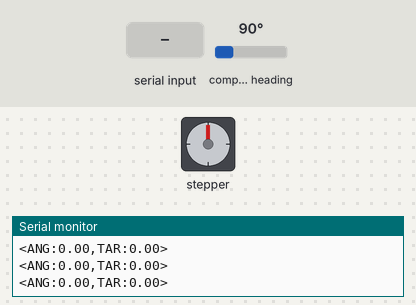
Simulated run of this sketch. Board: STM32 Blue Pill. Shown: stepper motor, the last lines printed to the serial monitor. Wiring (inferred from the names in the program): stepper motor driver (200 steps per turn assumed): step PA1; direction PA0; enable PA2. The inputs (shaded band) are chosen by the test bench; at power-on: compass heading 90°. EEPROM starts erased.

Above: at 1.3 s.
1.4 s: compass heading set to 7°
At 1.55 s:
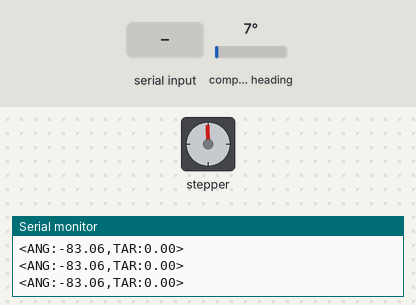
At 2.15 s:
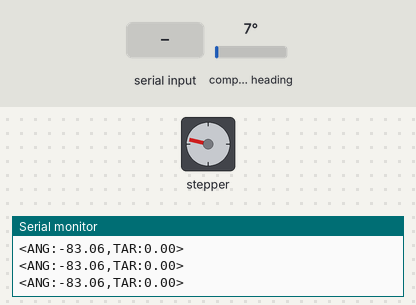
4.4 s: "<Z>" received over Serial
5.9 s: "<L>" received over Serial
At 6.35 s:
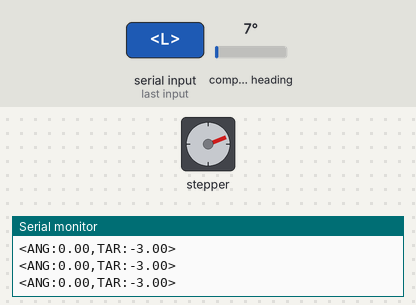
11.9 s: compass heading set to 90°
Timing chart, 0 to 15.9 s (numbered marks = the images above; inputs shaded):
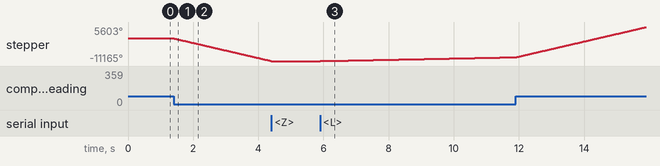

The sketch:

gripper.ino
```cpp
#include <AS5600.h>
#include <Wire.h>
#include <EEPROM.h>

// --- CẤU HÌNH CHÂN ---
#define STEP_PIN PA1
#define DIR_PIN  PA0
#define EN_PIN   PA2

#define DIR_CLOSE LOW
#define DIR_OPEN  HIGH

// --- CẤU HÌNH TỐC ĐỘ & GIỚI HẠN ---
#define DEFAULT_SPEED 2000.0
#define MAX_SPEED_HARD 6000.0

#define ANGLE_MIN -3.0
#define ANGLE_MAX 725.0

// --- PID ---
float Kp = 30.0;
float Ki = 0.05;
float Kd = 200.0;

AS5600 encoder;

// --- BIẾN HỆ THỐNG ---
long revolutions = 0;
float lastRawAngle = 0.0;
float rawTotalAngle = 0.0;
float zeroOffset = 0.0;

float currentAngle = 0.0;
float targetAngle = 0.0;

// --- FLASH (EEPROM) ---
#define EEPROM_MAGIC_ADDR 0
#define EEPROM_DATA_ADDR  10
#define MAGIC_NUMBER      0x45

// --- VARIABLES ---
float pidOutput = 0.0;
float error = 0, lastError = 0, integral = 0;

enum State { PID_HOLD, MOVING_VELOCITY };
State currentState = PID_HOLD;
float moveSpeed = 0.0;

const byte numChars = 64;
char receivedChars[numChars];
boolean newData = false;

unsigned long lastStepTime = 0;
unsigned long stepInterval = 0;
unsigned long lastPrint = 0;

//  FLASH

void saveToFlash(float angle) {
  EEPROM.put(EEPROM_DATA_ADDR, angle);
}

float loadFromFlash() {
  float val;
  EEPROM.get(EEPROM_DATA_ADDR, val);
  return val;
}

void initFlashIfNeeded() {
  byte flag = EEPROM.read(EEPROM_MAGIC_ADDR);
  if (flag != MAGIC_NUMBER) {
    Serial.println("<EEPROM:FIRST_RUN_INIT_ZERO>");
    saveToFlash(0.0);
    EEPROM.write(EEPROM_MAGIC_ADDR, MAGIC_NUMBER);
  } else {
    Serial.println("<EEPROM:DATA_FOUND>");
  }
}

//  SETUP

void setup() {
  Serial.begin(115200);

  Wire.setSDA(PB9);
  Wire.setSCL(PB8);
  Wire.begin();
  Wire.setClock(400000);

  pinMode(STEP_PIN, OUTPUT);
  pinMode(DIR_PIN, OUTPUT);
  pinMode(EN_PIN, OUTPUT);
  digitalWrite(EN_PIN, LOW);

  delay(100);

  if (!encoder.begin()) {
    pinMode(PC13, OUTPUT);
    while (1) { digitalWrite(PC13, !digitalRead(PC13)); delay(100); }
  }

  EEPROM.begin();
  initFlashIfNeeded();

  for(int i = 0; i < 10; i++) {
     encoder.readAngle();
     delay(5);
  }

  float startRaw = encoder.readAngle() * 0.08789;
  lastRawAngle = startRaw;
  revolutions = 0;
  rawTotalAngle = startRaw;

  float savedAngle = loadFromFlash();

  zeroOffset = rawTotalAngle - savedAngle;
  currentAngle = rawTotalAngle - zeroOffset;

  if (currentAngle > ANGLE_MAX) {
    float diff = currentAngle - ANGLE_MAX;
    zeroOffset += diff;
    currentAngle = ANGLE_MAX;
  }
  else if (currentAngle < ANGLE_MIN) {
    float diff = currentAngle - ANGLE_MIN;
    zeroOffset += diff;
    currentAngle = ANGLE_MIN;
  }

  targetAngle = currentAngle;

  currentState = PID_HOLD;
  integral = 0;
  lastError = 0;
  pidOutput = 0;

  Serial.print("<READY:POS_RESTORED:");
  Serial.print(currentAngle);
  Serial.println(">");
}

//  LOOP

void loop() {
  recvWithStartEndMarkers();
  if (newData) {
    parseData();
    newData = false;
  }

  readSensor();

  // --- SAFETY ---
  if (currentState == MOVING_VELOCITY) {
    if (moveSpeed < 0 && currentAngle <= ANGLE_MIN) {
      currentState = PID_HOLD; targetAngle = ANGLE_MIN; moveSpeed = 0;
    }
    else if (moveSpeed > 0 && currentAngle >= ANGLE_MAX) {
      currentState = PID_HOLD; targetAngle = ANGLE_MAX; moveSpeed = 0;
    }
  }

  // --- PID ---
  if (currentState == PID_HOLD) {
    if (targetAngle < ANGLE_MIN) targetAngle = ANGLE_MIN;
    if (targetAngle > ANGLE_MAX) targetAngle = ANGLE_MAX;

    error = targetAngle - currentAngle;

    if (abs(error) < 0.3) {
      pidOutput = 0; integral = 0;
    } else {
      integral += error;
      if (integral > 2000) integral = 2000;
      if (integral < -2000) integral = -2000;

      float derivative = error - lastError;
      pidOutput = (Kp * error) + (Ki * integral) + (Kd * derivative);
      lastError = error;
    }
  } else {
    pidOutput = moveSpeed;
    targetAngle = currentAngle;
    integral = 0; lastError = 0;
  }

  runStepper(pidOutput);

  if (millis() - lastPrint > 50) {
    Serial.print("<ANG:"); Serial.print(currentAngle);
    Serial.print(",TAR:"); Serial.print(targetAngle);
    Serial.println(">");
    lastPrint = millis();
  }
}

//  HELPERS & PARSER (CẬP NHẬT)

void parseData() {
  char * strtokIndx;
  strtokIndx = strtok(receivedChars, ":");
  char cmd = strtokIndx[0];

  float val = 0.0;
  strtokIndx = strtok(NULL, ":"); // Lấy phần sau dấu :
  if (strtokIndx != NULL) val = atof(strtokIndx);

  switch (cmd) {
    case 'G': // Grip (Có thể chỉnh tốc độ)
      currentState = MOVING_VELOCITY;
      {
        // Nếu val = 0 (không nhập) -> Hệ số = 1.0
        // Nếu val > 0 -> Hệ số = val
        float factor = (val > 0.001) ? val : 1.0;
        moveSpeed = DEFAULT_SPEED * factor;

        // Giới hạn tốc độ tối đa
        if (moveSpeed > MAX_SPEED_HARD) moveSpeed = MAX_SPEED_HARD;
      }
      break;

    case 'R': // Release (Có thể chỉnh tốc độ)
      currentState = MOVING_VELOCITY;
      {
        float factor = (val > 0.001) ? val : 1.0;
        moveSpeed = -1.0 * DEFAULT_SPEED * factor; // Số âm để quay ngược

        if (moveSpeed < -MAX_SPEED_HARD) moveSpeed = -MAX_SPEED_HARD;
      }
      break;

    case 'F': currentState = PID_HOLD; targetAngle = currentAngle; break;

    case 'T':
      if (val < ANGLE_MIN) val = ANGLE_MIN;
      if (val > ANGLE_MAX) val = ANGLE_MAX;
      currentState = PID_HOLD; targetAngle = val;
      break;

    case 'S': currentState = PID_HOLD; targetAngle += 5.0; break;
    case 'L': currentState = PID_HOLD; targetAngle -= 5.0; break;

    case 'Z':
      zeroOffset = rawTotalAngle;
      currentAngle = 0; targetAngle = 0; integral = 0;
      currentState = PID_HOLD;
      saveToFlash(0.0);
      Serial.println("<ZERO:DONE>");
      break;

    case 'K':
      saveToFlash(currentAngle);
      Serial.println("<FLASH:SAVED>");
      break;
  }
}

void readSensor() {
  float raw = encoder.readAngle() * 0.08789;
  float delta = raw - lastRawAngle;

  if (delta < -300) revolutions++;
  else if (delta > 300) revolutions--;

  lastRawAngle = raw;
  rawTotalAngle = (revolutions * 360.0) + raw;
  currentAngle = rawTotalAngle - zeroOffset;
}

void runStepper(float speed) {
  if (speed == 0) return;
  if (speed > 0) digitalWrite(DIR_PIN, DIR_CLOSE);
  else { digitalWrite(DIR_PIN, DIR_OPEN); speed = -speed; }

  if (speed > MAX_SPEED_HARD) speed = MAX_SPEED_HARD;
  if (speed < 10) return;

  stepInterval = 1000000.0 / speed;
  unsigned long now = micros();
  if (now - lastStepTime >= stepInterval) {
    digitalWrite(STEP_PIN, HIGH);
    delayMicroseconds(2);
    digitalWrite(STEP_PIN, LOW);
    lastStepTime = now;
  }
}

void recvWithStartEndMarkers() {
  static boolean recvInProgress = false;
  static byte ndx = 0;
  char startMarker = '<';
  char endMarker = '>';
  char rc;
  while (Serial.available() > 0 && newData == false) {
    rc = Serial.read();
    if (recvInProgress) {
      if (rc != endMarker) {
        receivedChars[ndx++] = rc;
        if (ndx >= numChars) ndx = numChars - 1;
      } else {
        receivedChars[ndx] = '\0';
        recvInProgress = false;
        ndx = 0;
        newData = true;
      }
    } else if (rc == startMarker) recvInProgress = true;
  }
}
```

Measured:
- after the input at 1.4 s, stepper: keeps turning counter-clockwise at about 3722°/s, starting at once
- after the input at 5.9 s, stepper: keeps turning clockwise at about 314°/s, starting at once
